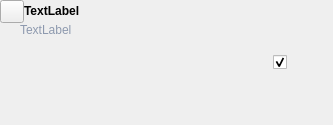
<?xml version="1.0" encoding="UTF-8"?>
<ui version="4.0">
 <class>BeatWidget</class>
 <widget class="QWidget" name="BeatWidget">
  <property name="geometry">
   <rect>
    <x>0</x>
    <y>0</y>
    <width>333</width>
    <height>125</height>
   </rect>
  </property>
  <property name="windowTitle">
   <string>Form</string>
  </property>
  <layout class="QHBoxLayout" name="horizontalLayout_3">
   <property name="spacing">
    <number>0</number>
   </property>
   <property name="leftMargin">
    <number>0</number>
   </property>
   <property name="topMargin">
    <number>0</number>
   </property>
   <property name="rightMargin">
    <number>0</number>
   </property>
   <property name="bottomMargin">
    <number>0</number>
   </property>
   <item>
    <layout class="QVBoxLayout" name="verticalLayout">
     <property name="spacing">
      <number>0</number>
     </property>
     <item>
      <layout class="QHBoxLayout" name="horizontalLayout">
       <property name="spacing">
        <number>0</number>
       </property>
       <item>
        <widget class="QToolButton" name="btnIcon">
         <property name="styleSheet">
          <string notr="true"/>
         </property>
         <property name="text">
          <string/>
         </property>
        </widget>
       </item>
       <item>
        <widget class="QLabel" name="lblTitle">
         <property name="sizePolicy">
          <sizepolicy hsizetype="Preferred" vsizetype="Maximum">
           <horstretch>0</horstretch>
           <verstretch>0</verstretch>
          </sizepolicy>
         </property>
         <property name="font">
          <font>
           <weight>75</weight>
           <bold>true</bold>
          </font>
         </property>
         <property name="autoFillBackground">
          <bool>true</bool>
         </property>
         <property name="styleSheet">
          <string notr="true"/>
         </property>
         <property name="text">
          <string>TextLabel</string>
         </property>
        </widget>
       </item>
      </layout>
     </item>
     <item alignment="Qt::AlignTop">
      <widget class="QStackedWidget" name="stackedWidget">
       <property name="sizePolicy">
        <sizepolicy hsizetype="Preferred" vsizetype="Maximum">
         <horstretch>0</horstretch>
         <verstretch>0</verstretch>
        </sizepolicy>
       </property>
       <property name="styleSheet">
        <string notr="true">background-color: rgba(0, 0, 0, 0);</string>
       </property>
       <property name="currentIndex">
        <number>0</number>
       </property>
       <widget class="QWidget" name="pageInfo">
        <layout class="QHBoxLayout" name="horizontalLayout_4">
         <property name="spacing">
          <number>0</number>
         </property>
         <property name="leftMargin">
          <number>20</number>
         </property>
         <property name="topMargin">
          <number>0</number>
         </property>
         <property name="rightMargin">
          <number>0</number>
         </property>
         <property name="bottomMargin">
          <number>0</number>
         </property>
         <item alignment="Qt::AlignTop">
          <widget class="QLabel" name="lblDescription">
           <property name="styleSheet">
            <string notr="true">color: #8d99ae;</string>
           </property>
           <property name="text">
            <string>TextLabel</string>
           </property>
           <property name="wordWrap">
            <bool>true</bool>
           </property>
          </widget>
         </item>
        </layout>
       </widget>
       <widget class="QWidget" name="pageScene">
        <layout class="QVBoxLayout" name="verticalLayout_2">
         <property name="spacing">
          <number>0</number>
         </property>
         <property name="leftMargin">
          <number>20</number>
         </property>
         <property name="topMargin">
          <number>0</number>
         </property>
         <property name="rightMargin">
          <number>0</number>
         </property>
         <property name="bottomMargin">
          <number>0</number>
         </property>
         <item>
          <layout class="QHBoxLayout" name="horizontalLayout_2">
           <item>
            <widget class="QToolButton" name="btnPov">
             <property name="styleSheet">
              <string notr="true">border: 0px;</string>
             </property>
             <property name="text">
              <string/>
             </property>
            </widget>
           </item>
           <item>
            <widget class="QToolButton" name="btnSceneType">
             <property name="styleSheet">
              <string notr="true">border: 0px;</string>
             </property>
             <property name="text">
              <string/>
             </property>
            </widget>
           </item>
           <item alignment="Qt::AlignLeft">
            <widget class="QLabel" name="lblSceneTitle">
             <property name="font">
              <font>
               <weight>75</weight>
               <bold>true</bold>
              </font>
             </property>
             <property name="text">
              <string>Scene title</string>
             </property>
            </widget>
           </item>
          </layout>
         </item>
         <item>
          <widget class="AutoAdjustableTextEdit" name="textSynopsis">
           <property name="sizePolicy">
            <sizepolicy hsizetype="Expanding" vsizetype="Preferred">
             <horstretch>0</horstretch>
             <verstretch>0</verstretch>
            </sizepolicy>
           </property>
           <property name="styleSheet">
            <string notr="true">background-color: rgba(0, 0, 0, 0);</string>
           </property>
           <property name="placeholderText">
            <string>Scene summary</string>
           </property>
          </widget>
         </item>
        </layout>
       </widget>
      </widget>
     </item>
    </layout>
   </item>
   <item alignment="Qt::AlignRight">
    <widget class="Toggle" name="cbToggle">
     <property name="sizePolicy">
      <sizepolicy hsizetype="Minimum" vsizetype="Maximum">
       <horstretch>0</horstretch>
       <verstretch>0</verstretch>
      </sizepolicy>
     </property>
     <property name="minimumSize">
      <size>
       <width>60</width>
       <height>0</height>
      </size>
     </property>
     <property name="text">
      <string/>
     </property>
     <property name="checked">
      <bool>true</bool>
     </property>
    </widget>
   </item>
  </layout>
 </widget>
 <customwidgets>
  <customwidget>
   <class>Toggle</class>
   <extends>QCheckBox</extends>
   <header>src.main.python.plotlyst.view.widget.input</header>
  </customwidget>
  <customwidget>
   <class>AutoAdjustableTextEdit</class>
   <extends>QTextEdit</extends>
   <header>src.main.python.plotlyst.view.widget.input</header>
  </customwidget>
 </customwidgets>
 <resources/>
 <connections/>
</ui>
